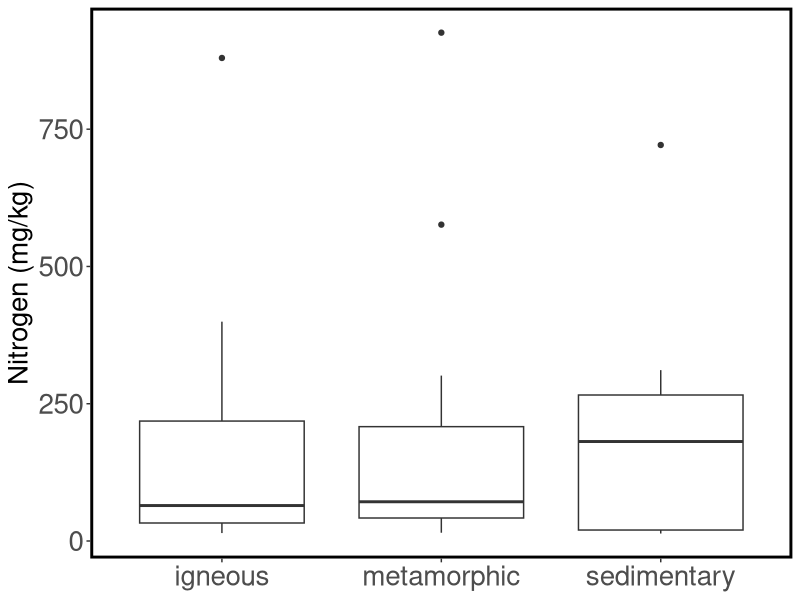
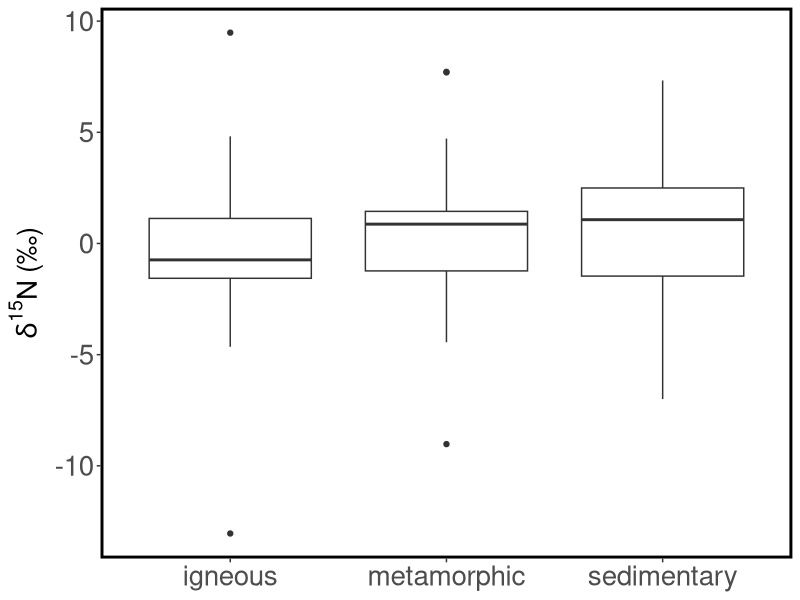

Reproduce these figures in R, in order. (Note: this script raises an error after producing the figures.)
### Plot N content & del15N of rocks as a function of geologic attributes ###
## Rock samples from Alaska Geologic Materials Center

## Inputs:
# Rock N w/ metadata: "rockNmeta.csv"

library(tidyverse)
library(here)

## Data ##
Nmeta <- read.csv(here("data", "rockNmeta.csv"))

### Plots ###
## Boxplots by rock type (ig, meta, sed)
rockN.pl <- Nmeta %>% filter(!is.na(N_mgkg)) %>%
                      filter(!is.na(type)) %>%
                      ggplot(aes(x = type, y = N_mgkg)) +
                        geom_boxplot() +
                        ylab("Nitrogen (mg/kg)") +
                        scale_x_discrete(labels = c("igneous", "metamorphic", "sedimentary")) +
                        theme_bw() +
                        theme(panel.grid = element_blank(),
                              panel.border = element_rect(color = "black", size = 2),
                              axis.text = element_text(size = 20),
                              axis.title.y = element_text(size = 20),
                              axis.title.x = element_blank()
                          )

ggsave(rockN.pl, path = "plots", file = "N_igmetased.pdf", width = 9, height = 8, units = "in")

rock15N.pl <- Nmeta %>% filter(!is.na(N_mgkg)) %>%
                        filter(!is.na(type)) %>%
                        ggplot(aes(x = type, y = del15N)) +
                          geom_boxplot() +
                          ylab(expression(delta^{"15"}*N~"(‰)")) +
                          scale_x_discrete(labels = c("igneous", "metamorphic", "sedimentary")) +
                          theme_bw() +
                        theme(panel.grid = element_blank(),
                              panel.border = element_rect(color = "black", size = 2),
                              axis.text = element_text(size = 20),
                              axis.title.y = element_text(size = 20),
                              axis.title.x = element_blank()
                          )
  
ggsave(rock15N.pl, path = "plots", file = "prelim_rock15N.pdf", width = 9, height = 8, units = "in", encoding="MacRoman")

## Violin plots

ggplot(df, aes(x = dose, y = len, fill = dose)) +
  geom_violin(alpha = 0.5) +
  geom_point(position = position_jitter(seed = 1, width = 0.2)) +
  theme(legend.position = "none")

rockN.pl2 <- Nmeta %>% filter(!is.na(N_mgkg)) %>%
                       filter(!is.na(type)) %>%
                       ggplot(aes(x = type, y = N_mgkg)) +
                       geom_violin(alpha = 0.5) +
                       geom_point(position = position_jitter(seed = 1, width = 0.2)) +
                          ylab("Nitrogen (mg/kg)") +
                          scale_x_discrete(labels = c("igneous", "metamorphic", "sedimentary")) +
                       theme_bw() +
                       theme(panel.grid = element_blank(),
                          panel.border = element_rect(color = "black", size = 2),
                          axis.text = element_text(size = 20),
                          axis.title.y = element_text(size = 20),
                          axis.title.x = element_blank()
  )

## By rock attributes
rockN.pl2 <- Nmeta %>% filter(!is.na(N_mgkg)) %>%
                       filter(!is.na(type)) %>%
                       ggplot(aes(x = type, y = N_mgkg)) +
                       geom_boxplot() +
                       ylab("Nitrogen (mg/kg)") +
                       #scale_x_discrete(labels = c("igneous", "metamorphic", "sedimentary")) +
                       theme_bw() +
                       theme(panel.grid = element_blank(),
                          panel.border = element_rect(color = "black", size = 2),
                          axis.text = element_text(size = 20),
                          axis.title.y = element_text(size = 20),
                          axis.title.x = element_blank()
  )

ggsave(rockN.pl2, path = "plots", file = "N_igmetased.pdf", width = 9, height = 8, units = "in")

rock15N.pl <- Nmeta %>% filter(!is.na(N_mgkg)) %>%
  filter(!is.na(type)) %>%
  ggplot(aes(x = type, y = del15N)) +
  geom_boxplot() +
  ylab(expression(delta^{"15"}*N~"(‰)")) +
  scale_x_discrete(labels = c("igneous", "metamorphic", "sedimentary")) +
  theme_bw() +
  theme(panel.grid = element_blank(),
        panel.border = element_rect(color = "black", size = 2),
        axis.text = element_text(size = 20),
        axis.title.y = element_text(size = 20),
        axis.title.x = element_blank()
  )

ggsave(rock15N.pl, path = "plots", file = "prelim_rock15N.pdf", width = 9, height = 8, units = "in", encoding="MacRoman")

## Separate panels for Yesim talk
# bulk N
rockN_types_ig.pl <- rocks %>% filter(!is.na(N_mgkg) & rock_type != "melange" & rock_type == "igneous") %>%
  ggplot(aes(x = rock_cats, y = N_mgkg)) +
  geom_point(color = "#f0aa48", size = 3, position = position_jitter(width = 0.15)) +
  ylab("Nitrogen (mg/kg)") +
  scale_x_discrete(labels = c("felsic", "mafic", "mafic/ultramafic")) +
  theme_bw() +
  theme(panel.grid = element_blank(),
        panel.border = element_rect(color = "black", size = 2),
        legend.position = "none",
        axis.text = element_text(size = 20),
        axis.title.y = element_text(size = 20),
        axis.title.x = element_blank(),
        axis.text.x = element_text(angle = 45, hjust = 1),
        aspect.ratio=2/1
  )

ggsave(rockN_types_ig.pl, path = "plots", file = "ig_N.pdf", width = 3.5, height = 8, units = "in", encoding="MacRoman")
                
rockN_types_sed.pl <- rocks %>% filter(!is.na(N_mgkg) & rock_type != "melange" & rock_type == "sedimentary") %>%
  ggplot(aes(x = rock_cats, y = N_mgkg)) +
  geom_point(color = "#bbd998", size = 3, position = position_jitter(width = 0.15)) +
  ylab("Nitrogen (mg/kg)") +
  scale_x_discrete(labels = c("shallow marine", "slope, deep water", "deep water")) +
  theme_bw() +
  theme(panel.grid = element_blank(),
        panel.border = element_rect(color = "black", size = 2),
        legend.position = "none",
        axis.text = element_text(size = 20),
        axis.text.y = element_blank(),
        axis.title.y = element_blank(),
        axis.title.x = element_blank(),
        axis.text.x = element_text(angle = 45, hjust = 1),
        aspect.ratio=2/1,
        plot.margin = margin(0, 0.25, 0.25, 1, unit = "in")
  )

ggsave(rockN_types_sed.pl, path = "plots", file = "sed_N.pdf", width = 3.8, height = 8, units = "in", encoding="MacRoman")    

rockN_types_meta.pl <- rocks %>% filter(!is.na(N_mgkg) & rock_type != "melange" & rock_type == "metamorphic") %>%
  ggplot(aes(x = rock_cats, y = N_mgkg)) +
  geom_point(color = "#be99d1", size = 3, position = position_jitter(width = 0.15)) +
  ylab("Nitrogen (mg/kg)") +
  scale_x_discrete(labels = c("low-mid", "mid", "mid-high", "high")) +
  theme_bw() +
  theme(panel.grid = element_blank(),
        panel.border = element_rect(color = "black", size = 2),
        legend.position = "none",
        axis.text = element_text(size = 20),
        axis.text.y = element_blank(),
        axis.title.y = element_blank(),
        axis.title.x = element_blank(),
        axis.text.x = element_text(angle = 45, hjust = 1),
        aspect.ratio=2/1,
        plot.margin = margin(0, 0.25, 0.25, 0.5, unit = "in")
  )

ggsave(rockN_types_meta.pl, path = "plots", file = "meta_N.pdf", width = 3.3, height = 8, units = "in", encoding="MacRoman")    

# 15N
rock15N_types_ig.pl <- rocks %>% filter(!is.na(N_mgkg) & rock_type != "melange" & rock_type == "igneous") %>%
  ggplot(aes(x = rock_cats, y = d15N)) +
  geom_point(color = "#f0aa48", size = 3, position = position_jitter(width = 0.15)) +
  ylab(expression(delta^{"15"}*N~"(‰)")) +
  scale_x_discrete(labels = c("felsic", "mafic", "mafic/ultramafic")) +
  theme_bw() +
  theme(panel.grid = element_blank(),
        panel.border = element_rect(color = "black", size = 2),
        legend.position = "none",
        axis.text = element_text(size = 20),
        axis.title.y = element_text(size = 20),
        axis.title.x = element_blank(),
        axis.text.x = element_text(angle = 45, hjust = 1),
        aspect.ratio=2/1
  )

ggsave(rock15N_types_ig.pl, path = "plots", file = "ig_15N.pdf", width = 3.6, height = 8, units = "in", encoding="MacRoman")

rock15N_types_sed.pl <- rocks %>% filter(!is.na(N_mgkg) & rock_type != "melange" & rock_type == "sedimentary") %>%
  ggplot(aes(x = rock_cats, y = d15N)) +
  geom_point(color = "#bbd998", size = 3, position = position_jitter(width = 0.15)) +
  ylab(expression(delta^{"15"}*N~"(‰)")) +
  scale_x_discrete(labels = c("shallow marine", "slope, deep water", "deep water")) +
  theme_bw() +
  theme(panel.grid = element_blank(),
        panel.border = element_rect(color = "black", size = 2),
        legend.position = "none",
        axis.text = element_text(size = 20),
        axis.text.y = element_blank(),
        axis.title.y = element_blank(),
        axis.title.x = element_blank(),
        axis.text.x = element_text(angle = 45, hjust = 1),
        aspect.ratio=2/1,
        plot.margin = margin(0, 0.25, 0.25, 1, unit = "in")
  )

ggsave(rock15N_types_sed.pl, path = "plots", file = "sed_15N.pdf", width = 3.8, height = 8, units = "in", encoding="MacRoman")    

rock15N_types_meta.pl <- rocks %>% filter(!is.na(N_mgkg) & rock_type != "melange" & rock_type == "metamorphic") %>%
  ggplot(aes(x = rock_cats, y = d15N)) +
  geom_point(color = "#be99d1", size = 3, position = position_jitter(width = 0.15)) +
  ylab(expression(delta^{"15"}*N~"(‰)")) +
  scale_x_discrete(labels = c("low-mid", "mid", "mid-high", "high")) +
  theme_bw() +
  theme(panel.grid = element_blank(),
        panel.border = element_rect(color = "black", size = 2),
        legend.position = "none",
        axis.text = element_text(size = 20),
        axis.text.y = element_blank(),
        axis.title.y = element_blank(),
        axis.title.x = element_blank(),
        axis.text.x = element_text(angle = 45, hjust = 1),
        aspect.ratio=2/1,
        plot.margin = margin(0, 0.25, 0.25, 0.5, unit = "in")
  )

ggsave(rock15N_types_meta.pl, path = "plots", file = "meta_15N.pdf", width = 3.3, height = 8, units = "in", encoding="MacRoman")    
